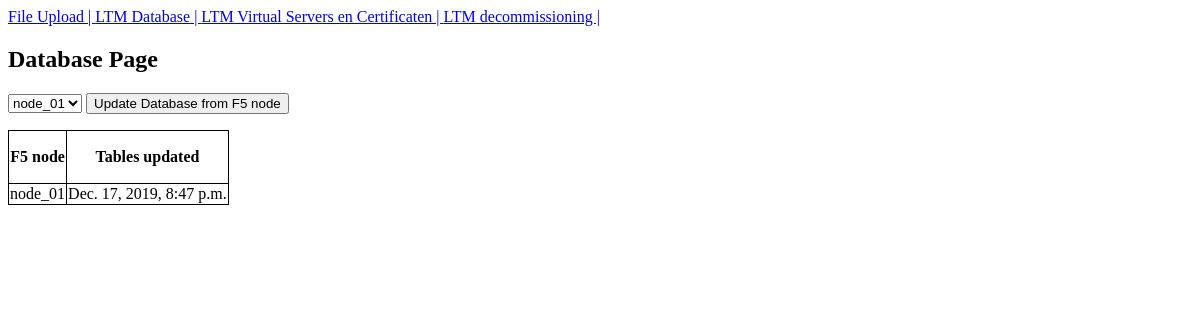
The app's page /, older data.
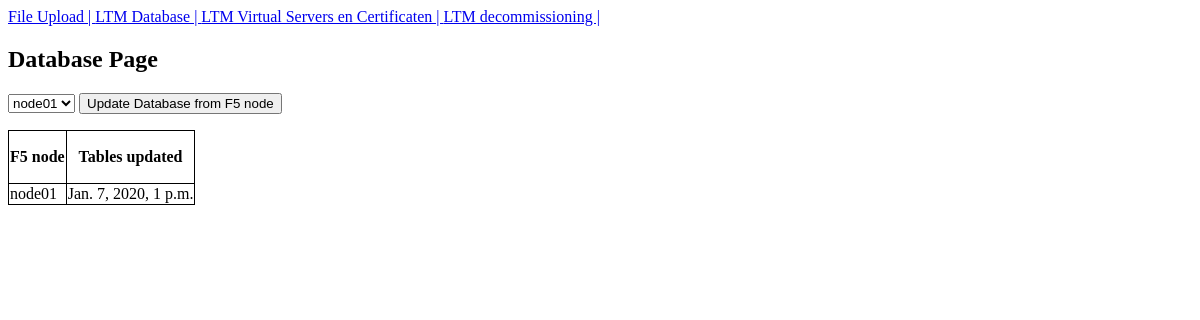
The same page, newer data.
### database/models.py (models this page shows, shortened)
class Database(models.Model):
    bigip_name = models.ForeignKey(BigIPNodes, on_delete=models.CASCADE)
    created_on = models.DateTimeField(auto_now_add=True)

class BigIPNodes(models.Model):
    bigip_name = models.CharField(max_length=200)
    bigip_ip = models.CharField(max_length=15)
    def __str__(self):
        return self.bigip_name

### database/views.py (the view, shortened to what this page needs)
# urls.py: url(r'^$', include('database.urls')),
def database(request):
    headers = {'Authorization': 'Basic YWRtaW46YWRtaW4=', 'Content-Type': 'application/json'}
    bigip_node_list = BigIPNodes.objects.all()
    database = Database.objects.all()
    context = {'bigip_node_list': bigip_node_list, 'database':database}
    return render(request, 'database/database.html', context)

### database/templates/database/database.html (shortened to what this page needs)
{% extends "base.html" %}
{% block content_name %}
<h2>Database Page</h2>
{% if bigip_node_list %}
    <form action="{% url 'database:database' %}" method="POST">
        <select name="bigip_ip">
            {% for node in bigip_node_list %}
                <option value="{{node.bigip_ip}}">{{node.bigip_name}}</option>
            {% endfor %}
        </select>
        <input type="submit" name="update_db" value="Update Database from F5 node">
        </form><p>
    <p><table>
        <tr>
            <th>F5 node</th>
            <th>Tables updated</th>
        </tr>
        {% for bigip_node in database %}
            <tr>
                <td>{{ bigip_node.bigip_name }}</td>
                <td>{{ bigip_node.created_on }}</td>
            </tr>
        {% endfor %}
    </table></p>
{% endif %}
{% endblock %}

### templates/base.html (shortened to what this page needs)
<!doctype html>
<html>
<head>
<body>
    {% include "navbar.html" %}
    {% block content_name %} Replace me in the other template.html files {% endblock %}
</body>
</html>

### templates/navbar.html
<nav>
   <a href="http://localhost:8000/file_upload">File Upload  |  </a>
   <a href="http://localhost:8000/database">LTM Database |  </a>
   <a href="http://localhost:8000/certificates">LTM Virtual Servers en Certificaten  |  </a>
   <a href="http://localhost:8000/decommissioning">LTM decommissioning |  </a>
</nav>

### templates/base.html (style rules this page uses)
table, td, th { border: 1px solid black; }
table { border-collapse: collapse; }
th { height: 50px; }

Row changes from the older to the newer data that the page shows:
removed Database: bigip_name "node_01", created_on "Dec. 17, 2019, 8:47 p.m."
added Database: bigip_name "node01", created_on "Jan. 7, 2020, 1 p.m."
Text that changed along with them:
form field bigip_ip: "node_01" → "node01"
